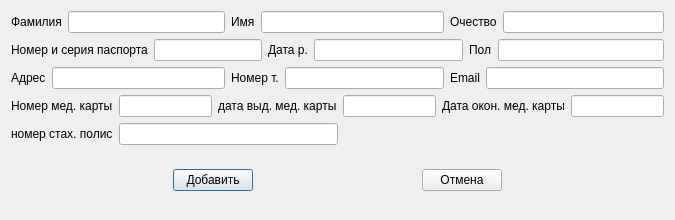
<?xml version="1.0" encoding="UTF-8"?>
<ui version="4.0">
 <class>Dialog</class>
 <widget class="QDialog" name="Dialog">
  <property name="geometry">
   <rect>
    <x>0</x>
    <y>0</y>
    <width>675</width>
    <height>220</height>
   </rect>
  </property>
  <property name="windowTitle">
   <string>Dialog</string>
  </property>
  <layout class="QVBoxLayout" name="verticalLayout_3">
   <item>
    <layout class="QVBoxLayout" name="verticalLayout_2">
     <item>
      <layout class="QVBoxLayout" name="verticalLayout">
       <item>
        <layout class="QHBoxLayout" name="horizontalLayout_4">
         <item>
          <layout class="QHBoxLayout" name="horizontalLayout">
           <item>
            <widget class="QLabel" name="label_2">
             <property name="text">
              <string>Фамилия</string>
             </property>
            </widget>
           </item>
           <item>
            <widget class="QLineEdit" name="lineEdit"/>
           </item>
          </layout>
         </item>
         <item>
          <layout class="QHBoxLayout" name="horizontalLayout_2">
           <item>
            <widget class="QLabel" name="label">
             <property name="text">
              <string>Имя</string>
             </property>
            </widget>
           </item>
           <item>
            <widget class="QLineEdit" name="lineEdit_2"/>
           </item>
          </layout>
         </item>
         <item>
          <layout class="QHBoxLayout" name="horizontalLayout_3">
           <item>
            <widget class="QLabel" name="label_3">
             <property name="text">
              <string>Очество</string>
             </property>
            </widget>
           </item>
           <item>
            <widget class="QLineEdit" name="lineEdit_4"/>
           </item>
          </layout>
         </item>
        </layout>
       </item>
       <item>
        <layout class="QHBoxLayout" name="horizontalLayout_18">
         <item>
          <layout class="QHBoxLayout" name="horizontalLayout_5">
           <item>
            <widget class="QLabel" name="label_4">
             <property name="text">
              <string>Номер и серия паспорта</string>
             </property>
            </widget>
           </item>
           <item>
            <widget class="QLineEdit" name="lineEdit_3"/>
           </item>
          </layout>
         </item>
         <item>
          <layout class="QHBoxLayout" name="horizontalLayout_6">
           <item>
            <widget class="QLabel" name="label_6">
             <property name="text">
              <string>Дата р.</string>
             </property>
            </widget>
           </item>
           <item>
            <widget class="QLineEdit" name="lineEdit_5">
             <property name="text">
              <string/>
             </property>
            </widget>
           </item>
          </layout>
         </item>
         <item>
          <layout class="QHBoxLayout" name="horizontalLayout_7">
           <item>
            <widget class="QLabel" name="label_7">
             <property name="text">
              <string>Пол</string>
             </property>
            </widget>
           </item>
           <item>
            <widget class="QLineEdit" name="lineEdit_6"/>
           </item>
          </layout>
         </item>
        </layout>
       </item>
       <item>
        <layout class="QHBoxLayout" name="horizontalLayout_17">
         <item>
          <layout class="QHBoxLayout" name="horizontalLayout_8">
           <item>
            <widget class="QLabel" name="label_5">
             <property name="text">
              <string>Адрес</string>
             </property>
            </widget>
           </item>
           <item>
            <widget class="QLineEdit" name="lineEdit_7"/>
           </item>
          </layout>
         </item>
         <item>
          <layout class="QHBoxLayout" name="horizontalLayout_9">
           <item>
            <widget class="QLabel" name="label_8">
             <property name="text">
              <string>Номер т.</string>
             </property>
            </widget>
           </item>
           <item>
            <widget class="QLineEdit" name="lineEdit_8"/>
           </item>
          </layout>
         </item>
         <item>
          <layout class="QHBoxLayout" name="horizontalLayout_10">
           <item>
            <widget class="QLabel" name="label_9">
             <property name="text">
              <string>Email</string>
             </property>
            </widget>
           </item>
           <item>
            <widget class="QLineEdit" name="lineEdit_9"/>
           </item>
          </layout>
         </item>
        </layout>
       </item>
       <item>
        <layout class="QHBoxLayout" name="horizontalLayout_16">
         <item>
          <layout class="QHBoxLayout" name="horizontalLayout_11">
           <item>
            <widget class="QLabel" name="label_10">
             <property name="text">
              <string>Номер мед. карты</string>
             </property>
            </widget>
           </item>
           <item>
            <widget class="QLineEdit" name="lineEdit_10"/>
           </item>
          </layout>
         </item>
         <item>
          <layout class="QHBoxLayout" name="horizontalLayout_12">
           <item>
            <widget class="QLabel" name="label_12">
             <property name="text">
              <string>дата выд. мед. карты</string>
             </property>
            </widget>
           </item>
           <item>
            <widget class="QLineEdit" name="lineEdit_11"/>
           </item>
          </layout>
         </item>
         <item>
          <layout class="QHBoxLayout" name="horizontalLayout_13">
           <item>
            <widget class="QLabel" name="label_13">
             <property name="text">
              <string>Дата окон. мед. карты</string>
             </property>
            </widget>
           </item>
           <item>
            <widget class="QLineEdit" name="lineEdit_12"/>
           </item>
          </layout>
         </item>
        </layout>
       </item>
       <item>
        <layout class="QHBoxLayout" name="horizontalLayout_15">
         <item>
          <layout class="QHBoxLayout" name="horizontalLayout_14">
           <item>
            <widget class="QLabel" name="label_11">
             <property name="text">
              <string>номер стах. полис</string>
             </property>
            </widget>
           </item>
           <item>
            <widget class="QLineEdit" name="lineEdit_13"/>
           </item>
          </layout>
         </item>
         <item>
          <spacer name="horizontalSpacer">
           <property name="orientation">
            <enum>Qt::Horizontal</enum>
           </property>
           <property name="sizeHint" stdset="0">
            <size>
             <width>40</width>
             <height>20</height>
            </size>
           </property>
          </spacer>
         </item>
        </layout>
       </item>
      </layout>
     </item>
     <item>
      <spacer name="verticalSpacer">
       <property name="orientation">
        <enum>Qt::Vertical</enum>
       </property>
       <property name="sizeHint" stdset="0">
        <size>
         <width>20</width>
         <height>40</height>
        </size>
       </property>
      </spacer>
     </item>
     <item>
      <layout class="QHBoxLayout" name="horizontalLayout_19">
       <item>
        <spacer name="horizontalSpacer_3">
         <property name="orientation">
          <enum>Qt::Horizontal</enum>
         </property>
         <property name="sizeHint" stdset="0">
          <size>
           <width>40</width>
           <height>20</height>
          </size>
         </property>
        </spacer>
       </item>
       <item>
        <widget class="QPushButton" name="pushButton">
         <property name="text">
          <string>Добавить</string>
         </property>
        </widget>
       </item>
       <item>
        <spacer name="horizontalSpacer_2">
         <property name="orientation">
          <enum>Qt::Horizontal</enum>
         </property>
         <property name="sizeHint" stdset="0">
          <size>
           <width>40</width>
           <height>20</height>
          </size>
         </property>
        </spacer>
       </item>
       <item>
        <widget class="QPushButton" name="pushButton_2">
         <property name="text">
          <string>Отмена</string>
         </property>
        </widget>
       </item>
       <item>
        <spacer name="horizontalSpacer_4">
         <property name="orientation">
          <enum>Qt::Horizontal</enum>
         </property>
         <property name="sizeHint" stdset="0">
          <size>
           <width>40</width>
           <height>20</height>
          </size>
         </property>
        </spacer>
       </item>
      </layout>
     </item>
     <item>
      <spacer name="verticalSpacer_2">
       <property name="orientation">
        <enum>Qt::Vertical</enum>
       </property>
       <property name="sizeHint" stdset="0">
        <size>
         <width>20</width>
         <height>40</height>
        </size>
       </property>
      </spacer>
     </item>
    </layout>
   </item>
  </layout>
 </widget>
 <resources/>
 <connections/>
</ui>
